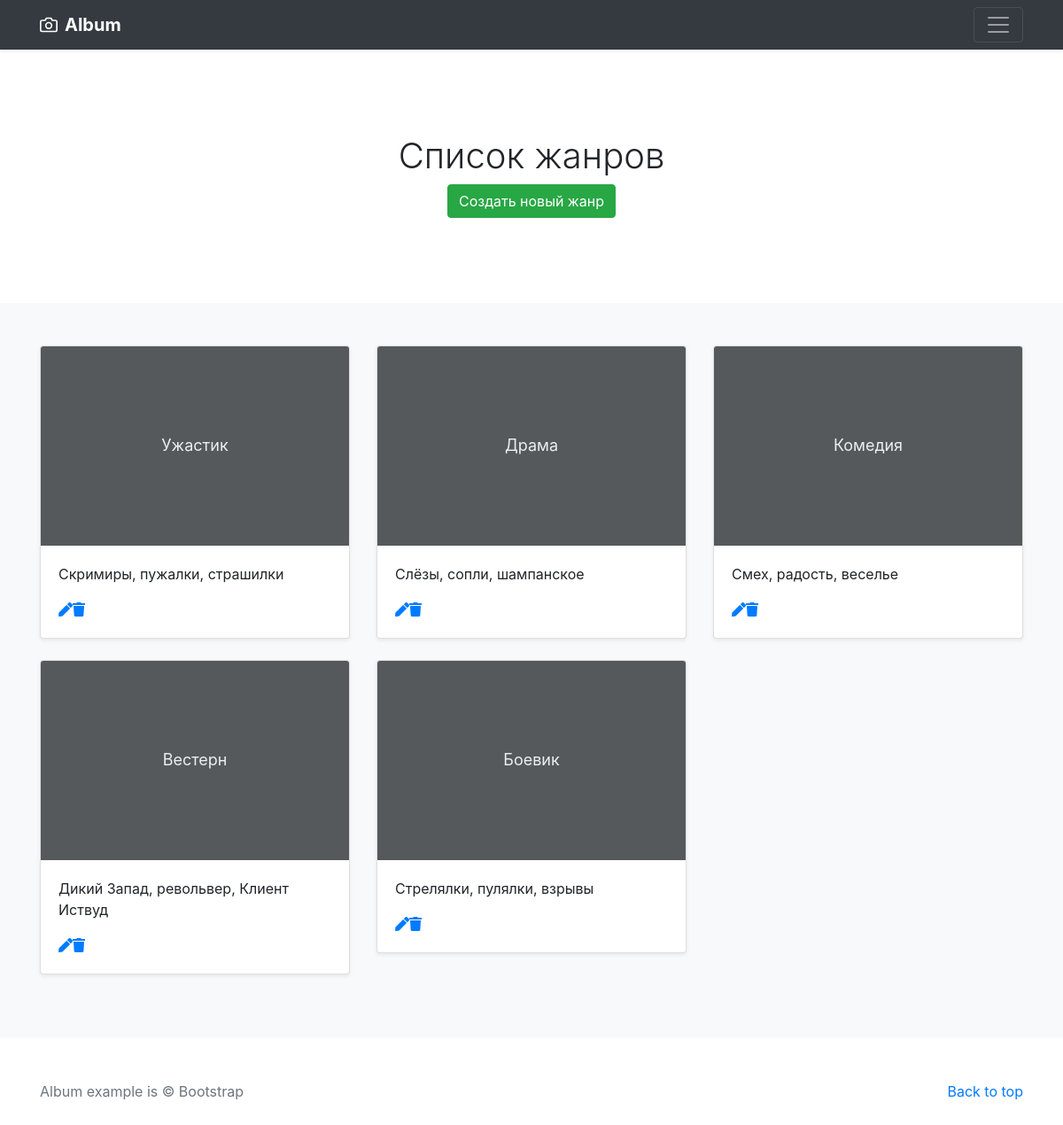
The app's page /list-genre/ with its own data.
### testapp/models.py (models this page shows, shortened)
class Genre(models.Model):
    name = models.CharField(
        verbose_name="Название Жанра",
        max_length=30
    )
    description = models.TextField(
        verbose_name="Описание Жанра",
        null=True,
        blank=True
    )

### testapp/views.py (the view)
# urls.py: path('list-genre/', ListGenre.as_view()),
class ListGenre(ListView):
    model = Genre
    template_name = 'testapp/list_genre.html'

### testapp/templates/testapp/list_genre.html (shortened to what this page needs)
{%load static %}
<!doctype html>
<html lang="en">
  <head>
    <link rel="stylesheet" href="https://cdnjs.cloudflare.com/ajax/libs/font-awesome/5.12.0-2/css/all.min.css" />
    <link rel="stylesheet" href="https://stackpath.bootstrapcdn.com/bootstrap/4.5.0/css/bootstrap.min.css">
    <link href="{% static 'css/album.css' %}" rel="stylesheet">
  </head>
  <body>
    <header>
  <div class="navbar navbar-dark bg-dark shadow-sm">
    <div class="container d-flex justify-content-between">
      <a href="#" class="navbar-brand d-flex align-items-center">
        <strong>Album</strong>
      </a>
      <button class="navbar-toggler" type="button" data-toggle="collapse" data-target="#navbarHeader" aria-controls="navbarHeader" aria-expanded="false" aria-label="Toggle navigation">
        <span class="navbar-toggler-icon"></span>
      </button>
    </div>
  </div>
</header>
<main role="main">
  <section class="jumbotron text-center">
    <div class="container">
      <h1>Список жанров</h1>
      <p>
        <a href="/create-genre" class="btn btn-success">Создать новый жанр</a>
      </p>
    </div>
  </section>
  <div class="album py-5 bg-light">
    <div class="container">
      <div class="row">
        {% for obj in object_list %}
        <div class="col-md-4">
          <div class="card mb-4 shadow-sm">
            <svg class="bd-placeholder-img card-img-top" width="100%" height="225" xmlns="http://www.w3.org/2000/svg" preserveAspectRatio="xMidYMid slice" focusable="false" role="img" aria-label="Placeholder: Thumbnail">
                <title>Placeholder</title>
                <rect width="100%" height="100%" fill="#55595c"/>
                <text x="50%" y="50%" fill="#eceeef" dy=".3em">{{ obj.name }}</text>
            </svg>
            <div class="card-body">
              <p class="card-text">{{ obj.description }}</p>
              <div class="d-flex justify-content-between align-items-center">
                <div class="btn-group">
                  <a href="/update-genre/{{obj.pk}}"><i class="fas fa-pen"></i><br>
                  <a href="/delete-genre/{{obj.pk}}"><i class="fas fa-trash"></i></a>
                </div>
              </div>
            </div>
          </div>
        </div>
        {% endfor %}
      </div>
    </div>
  </div>
</main>
  <footer class="text-muted">
    <div class="container">
      <p class="float-right">
        <a href="#">Back to top</a>
      </p>
      <p>Album example is &copy; Bootstrap</p>
    </div>
  </footer>
  </body>
</html>

### static/css/album.css (style rules this page uses)
.jumbotron { padding-top: 3rem; padding-bottom: 3rem; margin-bottom: 0; background-color: #fff; }
@media (min-width: 768px) { .jumbotron { padding-top: 6rem; padding-bottom: 6rem; } }
.jumbotron p:last-child { margin-bottom: 0; }
.jumbotron h1 { font-weight: 300; }
.jumbotron .container { max-width: 40rem; }
footer { padding-top: 3rem; padding-bottom: 3rem; }
footer p { margin-bottom: .25rem; }

### testapp/templates/testapp/list_genre.html (style rules this page uses)
.bd-placeholder-img { font-size: 1.125rem; text-anchor: middle; -webkit-user-select: none; -moz-user-select: none; -ms-user-select: none; user-select: none; }

### records on screen
Genre: name "Ужастик", description "Скримиры, пужалки, страшилки"
Genre: name "Драма", description "Слёзы, сопли, шампанское"
Genre: name "Комедия", description "Смех, радость, веселье"
Genre: name "Вестерн", description "Дикий Запад, револьвер, Клиент Иствуд"
Genre: name "Боевик", description "Стрелялки, пулялки, взрывы"
